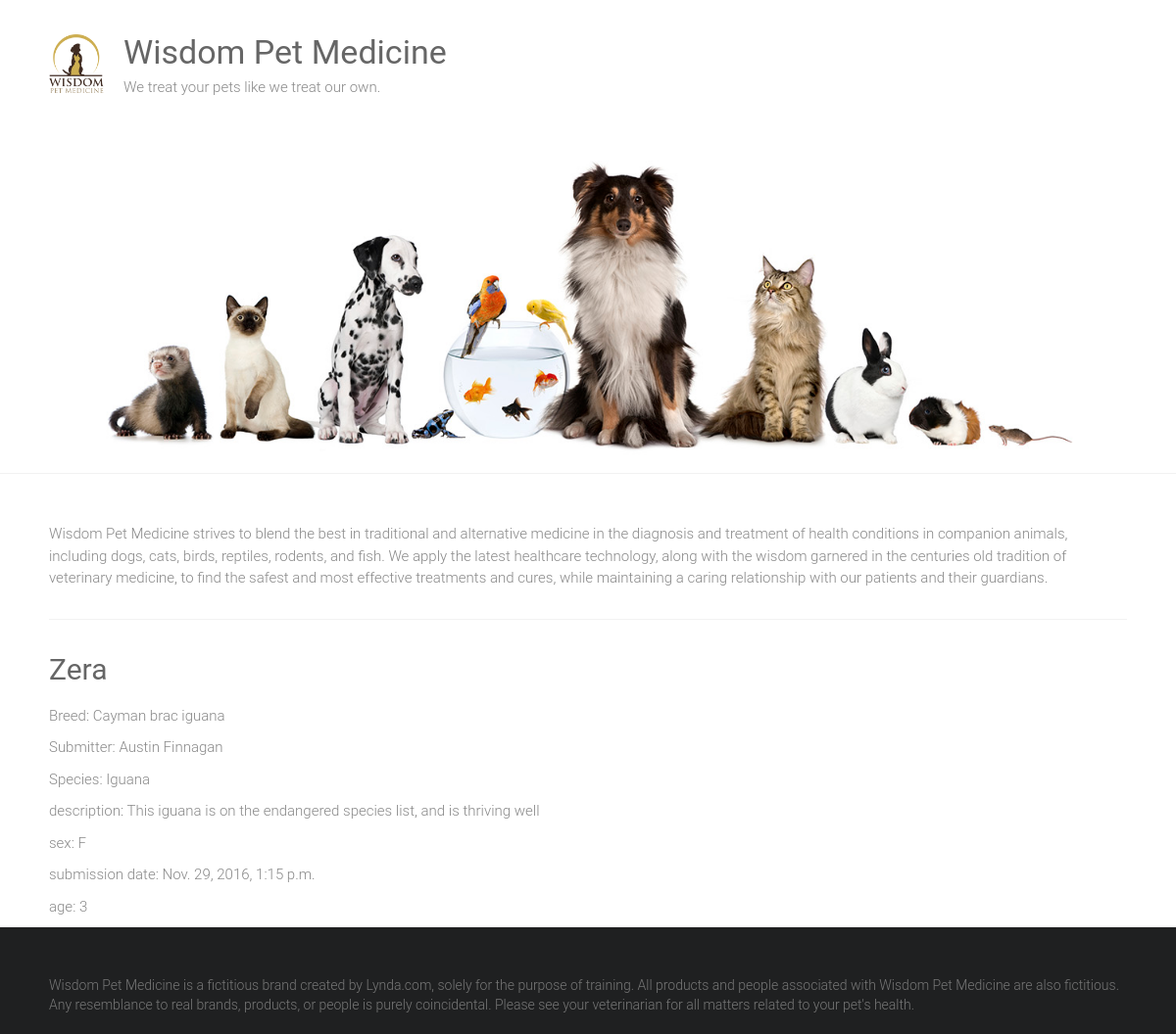
/adoptions/3/, run on the app's committed database.
### main/models.py (models this page shows)
class Pet(models.Model):
    SEX_CHOICES = [('M', 'Male'), ('F', 'Female')]
    name = models.CharField(max_length=100)
    submitter = models.CharField(max_length=100)
    species = models.CharField(max_length=30)
    breed = models.CharField(max_length=30, blank=True)
    description = models.TextField(blank=True)
    sex = models.CharField(max_length=1, choices=SEX_CHOICES, blank=True)
    submission_date = models.DateTimeField()
    age = models.IntegerField(null=True)
    vaccinations = models.ManyToManyField('Vaccine', blank=True)

### main/views.py (the view)
# urls.py: path('adoptions/<int:pk>/', views.PetDetails.as_view(), name='pet.details'),
class PetDetails(DetailView):
    model = Pet
    context_object_name = 'pet'
    template_name = 'main/pet_details.html'

### main/templates/main/pet_details.html (shortened to what this page needs)
{% extends 'main/base.html' %} {% block content %}
<h1>{{pet.name|capfirst}}</h1>
{% if pet.breed %}
<p>Breed: {{pet.breed}}</p>
{% endif %} {% if pet.submitter %}
<p>Submitter: {{pet.submitter}}</p>
{% endif %} {% if pet.species %}
<p>Species: {{pet.species}}</p>
{% endif %} {% if pet.description %}
<p>description: {{pet.description}}</p>
{% endif %} {% if pet.sex %}
<p>sex: {{pet.sex}}</p>
{% endif %} {% if pet.submission_date %}
<p>submission date: {{pet.submission_date}}</p>
{% endif %} {% if pet.age %}
<p>age: {{pet.age}}</p>
{% endif %}  {% endblock %}

### static/style.css (style rules this page uses)
html, body, div, span, applet, object, iframe, h1, h2, h3, h4, h5, h6, p, blockquote, pre, a, abbr, acronym, address, big, cite, code, del, dfn, em, font, ins, kbd, q, s, samp, small, strike, strong, sub, sup, tt, var, dl, dt, dd, ol, ul, li, fieldset, form, label, legend, table, caption, tbody, tfoot, thead, tr, th, td { border: 0; font: inherit; font-size: 100%; font-style: inherit; font-weight: inherit; margin: 0; outline: 0; padding: 0; vertical-align: baseline; }
html { overflow-y: scroll; -webkit-text-size-adjust: 100%; -ms-text-size-adjust: 100%; }
h1, h2, h3, h4, h5, h6 { color: #666666; line-height: 1.4; padding-bottom: 15px; font-weight: normal; }
h1 { font-size: 30px; }
body, button, input, select, textarea { color: #888888; font-size: 15px; line-height: 1.5; font-family: 'Roboto', sans-serif; font-weight: 300; }
p { color: #888888; font-size: 15px; line-height: 1.5; margin-bottom: 15px; font-weight: 300; }
body { background: #f2f2f2; }
body { padding-top: 30px; padding-bottom: 30px; }
body.wide { padding-top: 0; padding-bottom: 0; }
.single-page p { margin-bottom: 10px; }

### data on the page
Pet: name "Zera", breed "Cayman brac iguana", submitter "Austin Finnagan", species "Iguana", description "This iguana is on the endangered species list, and is thriving well", sex "F", submission_date "Nov. 29, 2016, 1:15 p.m.", age "3"
